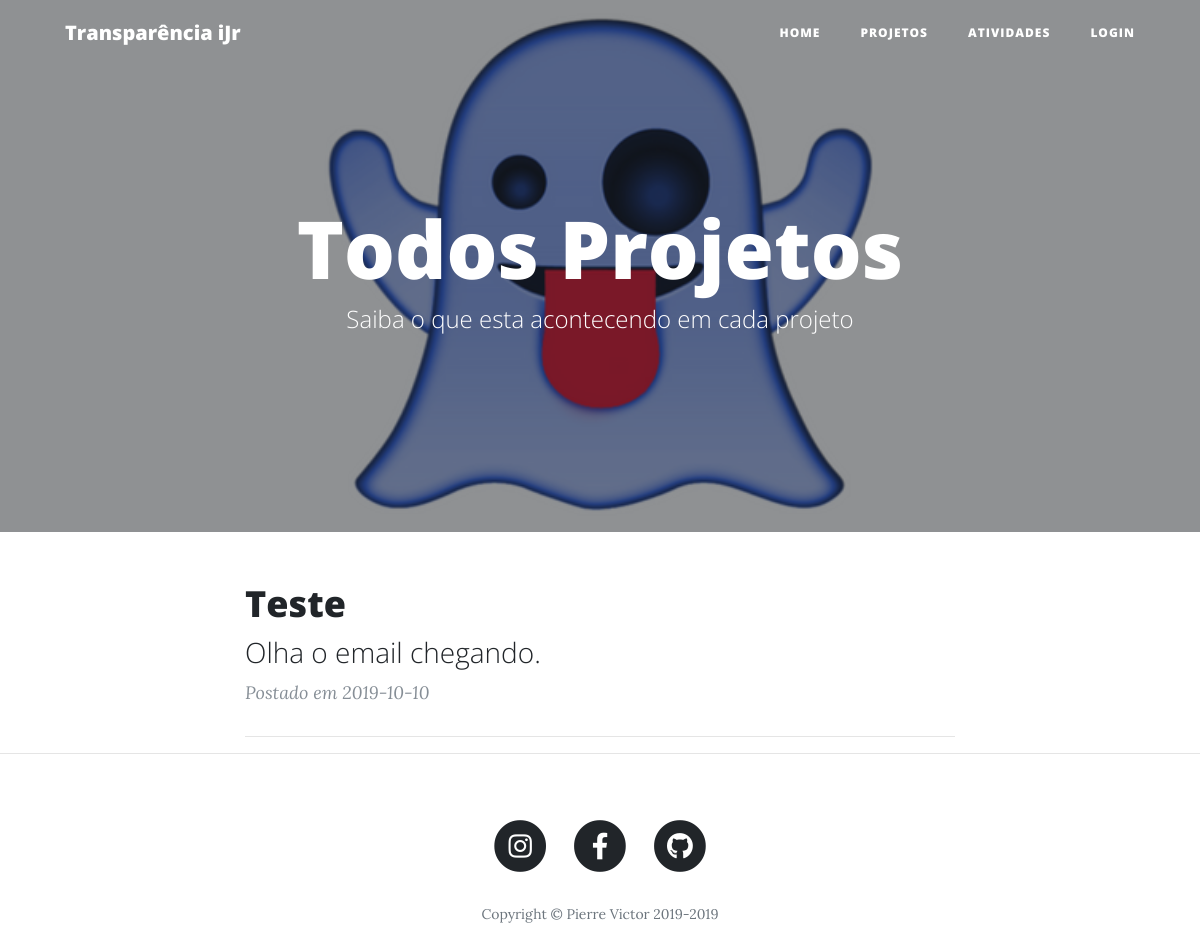
Screenshot of /projetos/todosprojetos with the database file from the repository.
### transparenciaprojetosijr/projetos/models.py (models this page shows, shortened)
class Projetos(db.Model):
    __tablename__ = 'projetos'
    id = db.Column(db.Integer, primary_key=True)
    nome = db.Column(db.String)
    descricao = db.Column(db.String)
    data_criacao = db.Column(db.Date, default=datetime.today())

### transparenciaprojetosijr/projetos/views.py (the view)
@projetos.route("/todosprojetos")
def todos_projetos():
    login = LoginForm()
    adicionarUser = AdicionarUserForm()
    logout = LogoutForm()
    adicionarProjeto = AdicionarProjetoForm()
    allProjetos = Projetos.query.all()
    return render_template("todos_projetos.html", login=login, adicionarUser=adicionarUser, logout=logout, adicionarProjeto=adicionarProjeto, allProjetos=allProjetos)

### transparenciaprojetosijr/projetos/templates/projetos/todos_projetos.html (shortened to what this page needs)
{% extends "base.html" %}
{% block header %}
<header class="masthead" style="background-image: url('../static/img/espirito.png')">
    <div class="overlay"></div>
    <div class="container">
      <div class="row">
        <div class="col-lg-8 col-md-10 mx-auto">
          <div class="site-heading">
            <h1>Todos Projetos</h1>
            <span class="subheading">Saiba o que esta acontecendo em cada projeto</span>
          </div>
        </div>
      </div>
    </div>
</header>
{% endblock %}
{% block conteudo %}
<div class="col-lg-8 col-md-10 mx-auto">
  {% if allProjetos %}
{% for projetos in allProjetos %}
  <div class="post-preview">
      <a>
      <h2 class="post-title">
          {{ projetos.nome }}
      </h2>
      <h3 class="post-subtitle">
          {{ projetos.descricao }}
      </h3>
      </a>
      <p class="post-meta">Postado em
          {{ projetos.data_criacao }} {% if current_user.urole=="admin" %}| <a href="{{url_for('projetos.excluir_projeto',projeto_id=projetos.id)}}" class="badge badge-danger">Excluir</a>{% endif %}
      </p>
  </div>
  <hr>
{% endfor %}
{% endif %}
</div>
{% endblock %}

### rows the page displays
Projetos: nome "Teste", descricao "Olha o email chegando.", data_criacao "2019-10-10"
